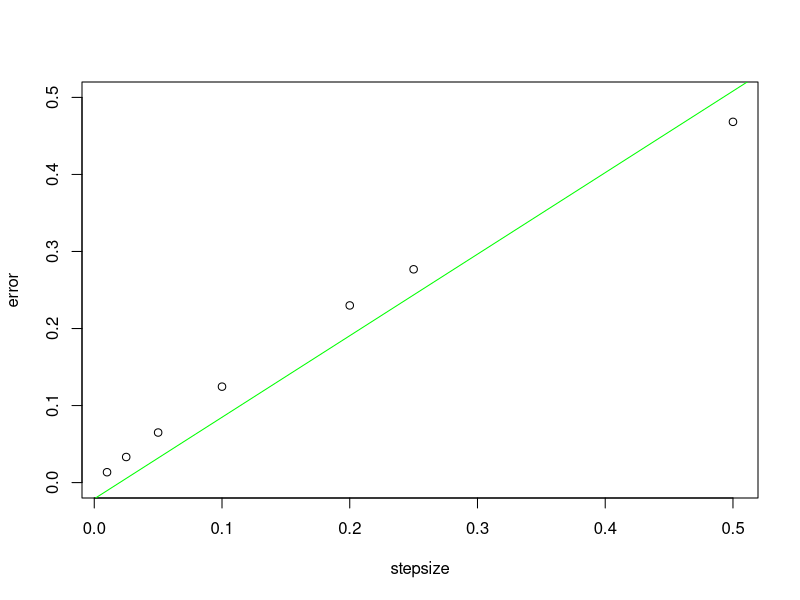

Write the R code that produced this figure.
# Brendan Hendricks
# April 4, 2023
# hw8 Ex 5.1

Euler = c(2.5937424, 2.6532977,2.4883200,2.25000,2.4414062500,2.6850638384,2.7048138294)
error= abs(Euler-2.7182818284590452354)
stepsize = c(.1,.05,.2,.5,.25,.025,.01)

print(error)

plot(stepsize,error,ylim = c(0,0.5))
fit = lm(stepsize~error)
abline(fit, col="green")
print(fit)
#The proportionality constant is 1.05854 